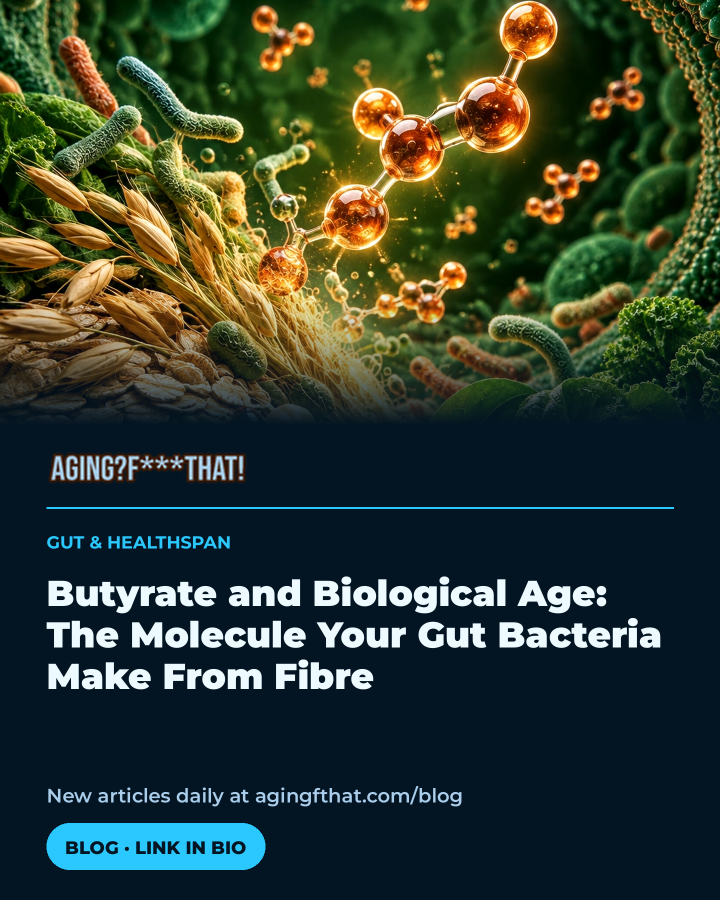
#> input picture social/butyrate-fibre-biological-age-1440.jpg, 1440 x 1800 px, given in place of hero.webp, which was not available (shown at 1/2 size)
$ python build_story.py
#> lines starting #> are read from the running program, lines starting #| are printed output that depends on the picture; pictures that were not available may be replaced by others from this repository, and a replacement may not be noted
"""9:16 Instagram story with the blog snapshot AND the caption baked in.
Artwork = the day's FRESH graphic. One image, nothing to copy. Lee adds music and posts."""
import os, hashlib
from PIL import Image, ImageDraw, ImageFont, ImageEnhance

W,H = 1080,1920
NAVY=(3,21,34); ICE=(169,205,234); CYAN=(43,199,255); WHITE=(237,250,255)
FONT="/tmp/Montserrat.ttf"

def font(sz,w=900):
    f=ImageFont.truetype(FONT,sz)
    try: f.set_variation_by_axes([w])
    except Exception: pass
    return f

def wrap(d,t,f,maxw):
    out=[];cur=""
    for word in t.split():
        s=(cur+" "+word).strip()
        if d.textlength(s,font=f)<=maxw: cur=s
        else:
            if cur: out.append(cur)
            cur=word
    if cur: out.append(cur)
    return out

EYEBROW="STRENGTH & HEALTHSPAN"
STATEMENT=("The Lowering Half: Why the Way You Put a Weight Down Predicts How You Age")
CAPTION=("Most people train the lift and rush the descent. The lowering half is a distinct muscle action, eccentric, where force is produced while the muscle lengthens. In older adults, supervised eccentric training has been linked with gains in strength, balance and everyday function. Control the way down and you train the whole repetition.")
FOOTER="New articles daily at agingfthat.com/blog"
TAGS="#healthspan #longevity"
PILL="BLOG · LINK IN BIO"
OUT="social/eccentric-lowering-strength-training-over-50-story"

ART_H=int(H*0.40)
art=Image.open("/tmp/hero.webp").convert("RGB")
#> art is the input picture: PIL image 1440x1800 RGB; mean R, G, B 48.3, 60.6, 47.4
r=max(W/art.width,ART_H/art.height)
#> r = 0.75
art=art.resize((int(art.width*r),int(art.height*r)),Image.LANCZOS)
#> art: PIL image 1080x1350 RGB
l=(art.width-W)//2; t=int((art.height-ART_H)*0.34)
#> after `l = (art.width - W) // 2`: l = 0
#> after `t = int((art.height - ART_H) * 0.34)`: t = 197
art=art.crop((l,t,l+W,t+ART_H))
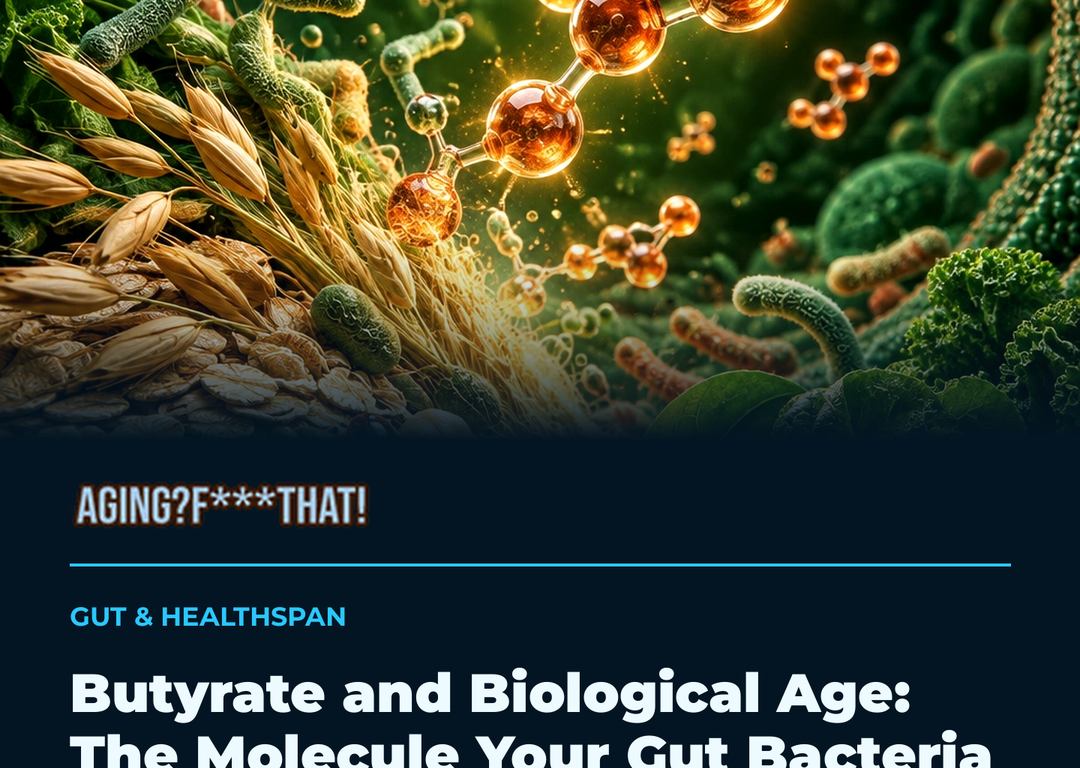
#> art: PIL image 1080x768 RGB; mean R, G, B 60.5, 66.9, 47.9
art=ImageEnhance.Contrast(art).enhance(1.06)
art=ImageEnhance.Brightness(art).enhance(0.94)

c=Image.new("RGB",(W,H),NAVY); c.paste(art,(0,0))
#> after `c = Image.new('RGB', (W, H), NAVY)`:
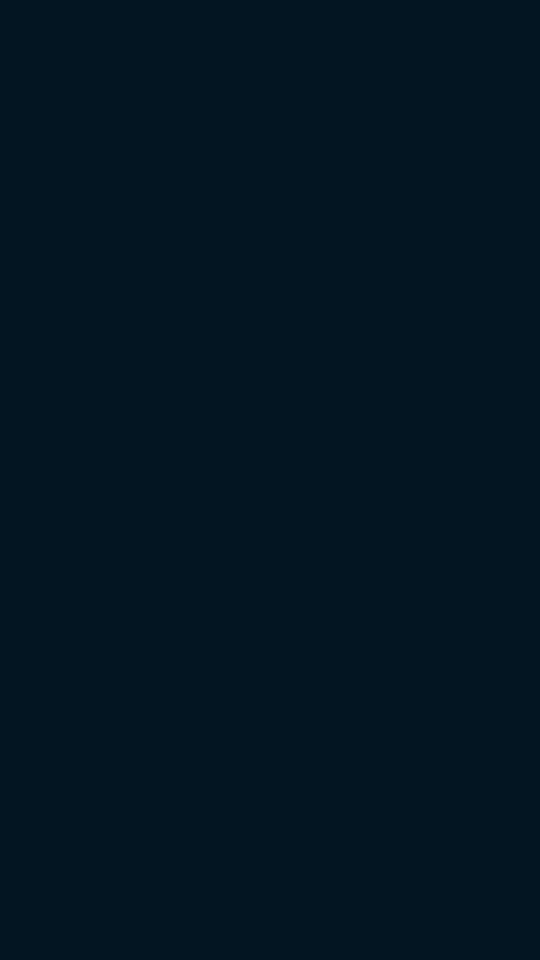
#> c: PIL image 1080x1920 RGB (shown at 1/2 size); mean R, G, B 3, 21, 34
#> after `c.paste(art, (0, 0))`:
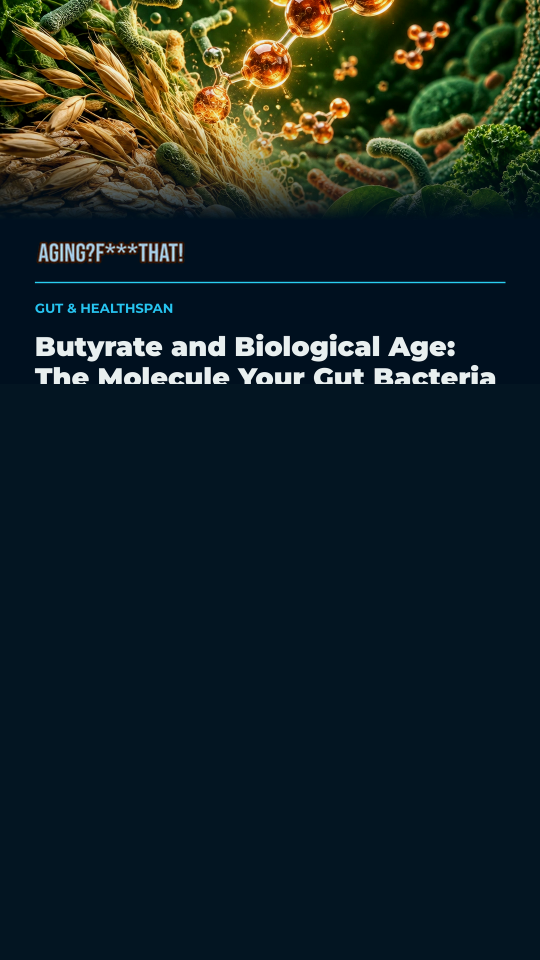
#> c: PIL image 1080x1920 RGB (shown at 1/2 size); mean R, G, B 24.3, 37.3, 37.7
d=ImageDraw.Draw(c,"RGBA")
g=340
for y in range(ART_H-g,ART_H):
    a=int(255*((y-(ART_H-g))/g)**1.35)
    d.line([(0,y),(W,y)],fill=(3,21,34,a))
d.rectangle([0,ART_H,W,H],fill=NAVY)

PAD=72
logo=Image.open("aft-logo.png").convert("RGBA")
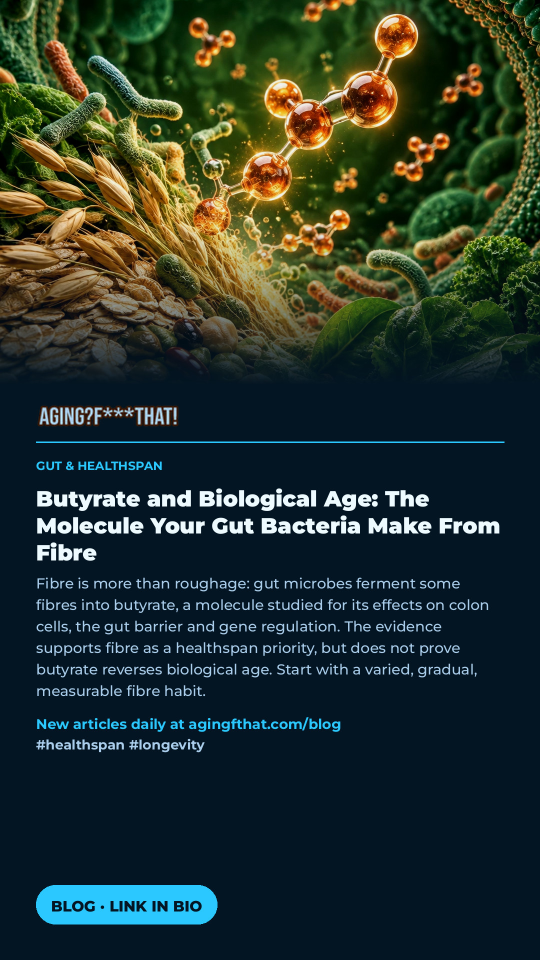
#> input picture social/butyrate-fibre-biological-age-story.jpg, 1080 x 1920 px, given in place of aft-logo.png, which was not available (shown at 1/2 size)
logo=logo.crop(logo.split()[-1].getbbox())
LW=286; LH=int(logo.height*(LW/logo.width))
#> after `LH = int(logo.height * (LW / logo.width))`: LH = 508
logo=logo.resize((LW,LH),Image.LANCZOS)
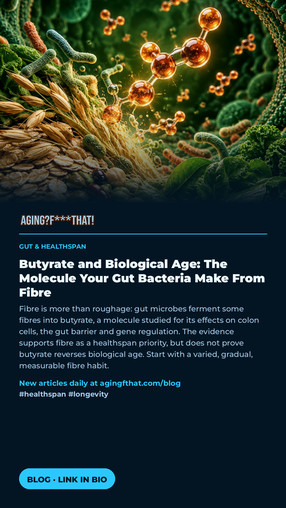
#> logo: PIL image 286x508 RGBA; mean R, G, B, A 37.1, 50.9, 44.4, 255
c.paste(logo,(PAD,ART_H+40),logo)
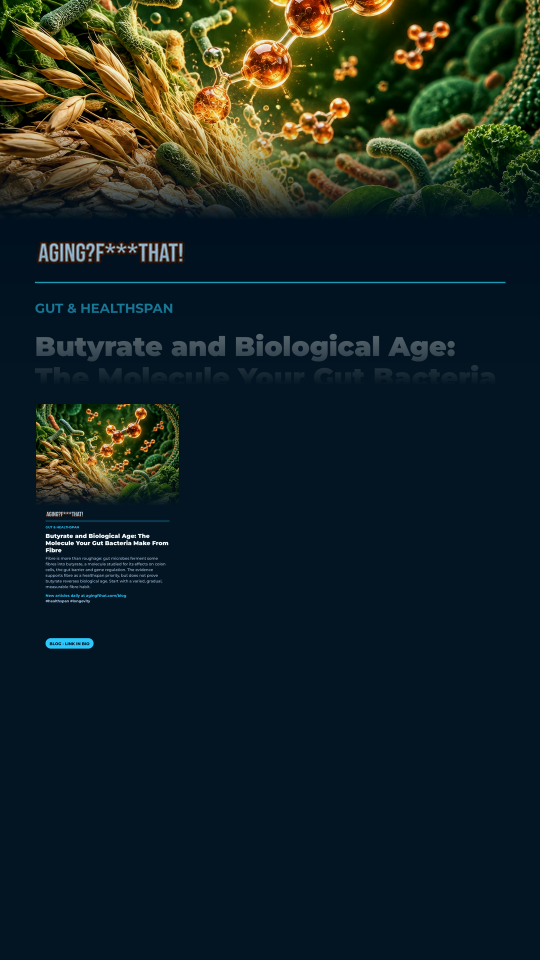
#> c: PIL image 1080x1920 RGB (shown at 1/2 size); mean R, G, B 23.7, 36.6, 35.7

ry=ART_H+40+LH+28
#> ry = 1344
d.line([(PAD,ry),(W-PAD,ry)],fill=CYAN,width=3)
d.text((PAD,ry+32),EYEBROW,font=font(24,700),fill=CYAN)

f=font(44,900); lh=int(44*1.24)
lines=wrap(d,STATEMENT,f,W-2*PAD)
#> lines = ['The Lowering Half: Why the Way You Put a', 'Weight Down Predicts How You Age']
y=ry+32+54
#> y = 1430
for ln in lines:
    d.text((PAD,y),ln,font=f,fill=WHITE); y+=lh
#> this loop made 2 passes
#> (ln, y) on passes 1 to 2: ('The Lowering Half: Why the Way You Put a', 1484), ('Weight Down Predicts How You Age', 1538)
#> after the loop, y = 1538

y+=16
#> y = 1554
f2=font(29,500); lh2=int(29*1.50)
cap=wrap(d,CAPTION,f2,W-2*PAD)
#> cap = 6 items
for ln in cap:
    d.text((PAD,y),ln,font=f2,fill=ICE); y+=lh2
#> this loop made 6 passes
#> y on passes 1 to 5: 1597, 1640, 1683, 1726, 1769
#> (ln, y) on pass 6: ('and you train the whole repetition.', 1812)
#> after the loop, y = 1812

y+=24
#> y = 1836
d.text((PAD,y),FOOTER,font=font(28,700),fill=CYAN)
y+=42
#> y = 1878
d.text((PAD,y),TAGS,font=font(27,700),fill=ICE)

fp=font(30,800)
tw=d.textlength(PILL,font=fp)
#> tw = 282.7
pill_h=78; pill_y=H-150
d.rounded_rectangle([PAD,pill_y,PAD+tw+60,pill_y+pill_h],radius=pill_h//2,fill=CYAN)
d.text((PAD+30,pill_y+(pill_h-int(fp.size*1.2))//2+2),PILL,font=fp,fill=NAVY)

print("content ends y:",y,"| pill top:",pill_y,"| gap:",pill_y-y,"| fits:", y < pill_y-30)
#| content ends y: 1878 | pill top: 1770 | gap: -108 | fits: False
os.makedirs("social", exist_ok=True)
c.convert("RGB").save(OUT+".jpg",quality=90,subsampling=0,optimize=True,progressive=False)
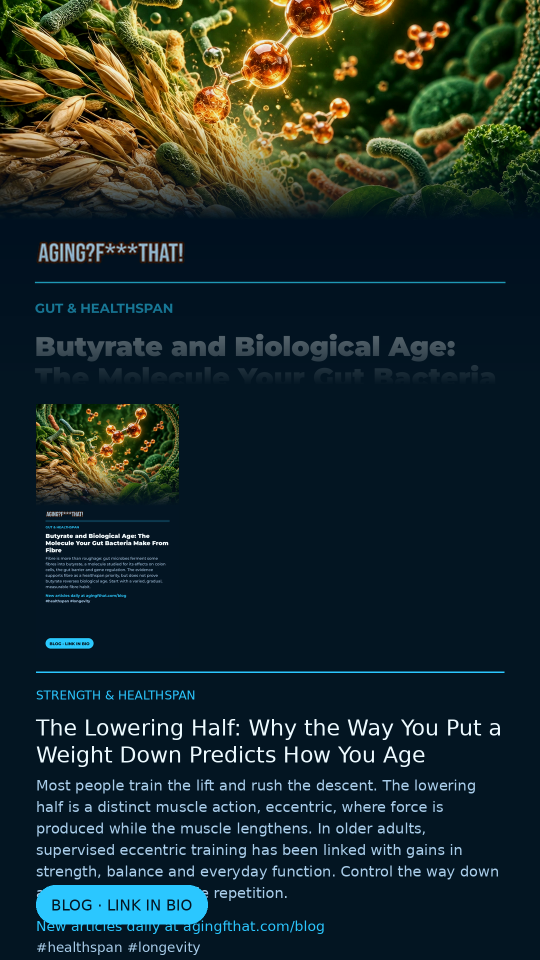
#> saved as eccentric-lowering-strength-training-over-50-story.jpg: PIL image 1080x1920 RGB (shown at 1/2 size); mean R, G, B 28.2, 43.4, 43.3
b=open(OUT+".jpg","rb").read()
print("story OK",c.size,"bytes",len(b),"sha256",hashlib.sha256(b).hexdigest())
#| story OK (1080, 1920) bytes 474385 sha256 7b9f8e9e72ee79b2c0f95aade1439053598962c14dcead136e30e8f6ccbd6287
